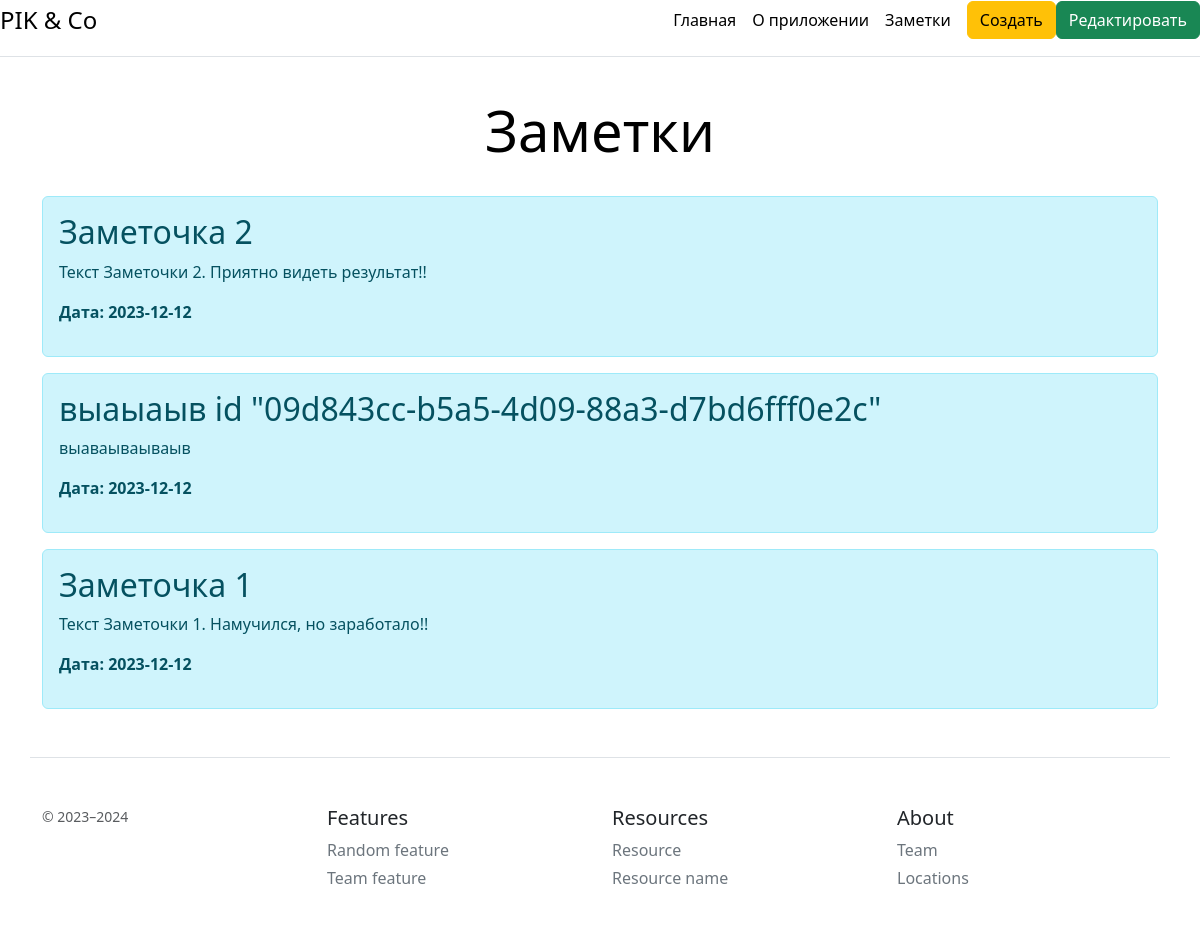
The app's page /notes with its own data.
### models.py (models this page shows, shortened)
class Base(DeclarativeBase):
    pass

class Note(Base):
    __tablename__ = "note"
    uuid = Column(String(36), primary_key=True, default=lambda: str(uuid.uuid4()))
    title = Column(String(200), nullable=False)
    content = Column(Text, nullable=False)
    created_at = Column(DateTime, default=datetime.utcnow)

### app.py (the view)
@app.route('/notes')
def posts():
    notes = get_notes()
    return render_template('notes.html', notes=notes)

### crud.py (called while the page is built)
def get_notes() -> list[Note]:
    with session() as conn:
        return conn.execute(select(Note).order_by(desc(Note.created_at))).scalars().all()

### templates/notes.html (shortened to what this page needs)
{% extends "base.html" %}
{% block content %}
<div class='container'>
	<div class="pricing-header p-3 pb-md-4 mx-auto text-center">
      <h1 class="display-4 fw-normal text-body-emphasis">Заметки</h1>
    </div>
    {% if notes|length > 0 %}
        {% for el in notes %}
        <div class="alert alert-info">
            <h2>{{ el.title }}</h2>
            <p>{{ el.content }}</p>
            <p><b>Дата: {{ el.created_at.date() }}</b></p>
        </div>
        {% endfor %}
    {% else %}
    <p>У нас пока нет заметок. Разместите первую.</p>
    {% endif %}
</div>
{% endblock %}

### records on screen
Note: title "Заметочка 2", content "Текст Заметочки 2. Приятно видеть результат!!", created_at "2023-12-12"
Note: title "выаыаыв id \"09d843cc-b5a5-4d09-88a3-d7bd6fff0e2c\"", content "выаваываываыв", created_at "2023-12-12"
Note: title "Заметочка 1", content "Текст Заметочки 1. Намучился, но заработало!!", created_at "2023-12-12"
